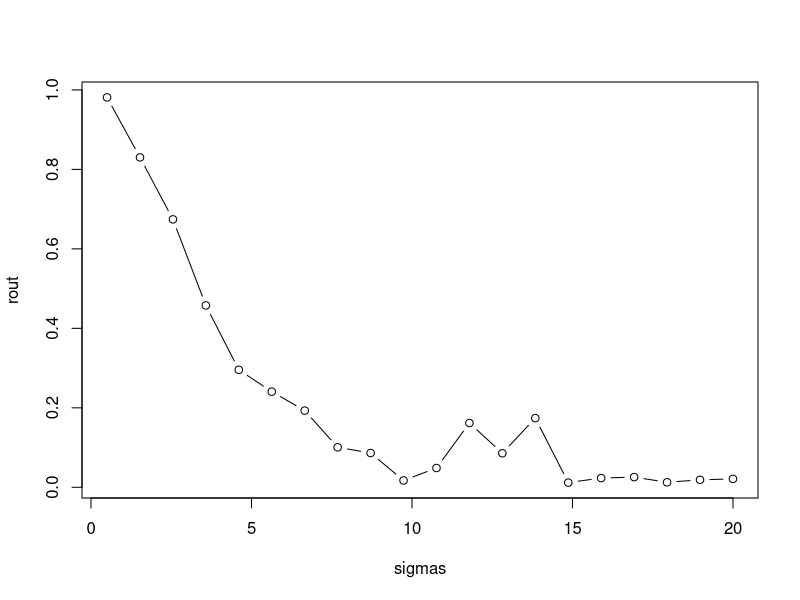

This figure's R source:
## ---- chunk 1
knitr::opts_chunk$set(echo = TRUE)
## ---- chunk 2
# independent variable
x <- 1:20 
# for reproducibility
set.seed(1) 
# dependent variable; function of x with random error
y <- 2 + 0.5*x + rnorm(20,0,3) 
# simple linear regression
mod <- lm(y~x)
# request just the r-squared value
summary(mod)$r.squared   
## ---- chunk 3
 # extract fitted (or predicted) values from model
f <- mod$fitted.values
# sum of squared fitted-value deviations
mss <- sum((f - mean(f))^2)
# sum of squared original-value deviations
tss <- sum((y - mean(y))^2)
# r-squared
mss/tss 
## ---- chunk 4
r2.0 <- function(sig){
  # our predictor
  x <- seq(1,10,length.out = 100)   
  # our response; a function of x plus some random noise
  y <- 2 + 1.2*x + rnorm(100,0,sd = sig) 
  # print the R-squared value
  summary(lm(y ~ x))$r.squared          
}
sigmas <- seq(0.5,20,length.out = 20)
 # apply our function to a series of sigma values
rout <- sapply(sigmas, r2.0)            
plot(rout ~ sigmas, type="b")


